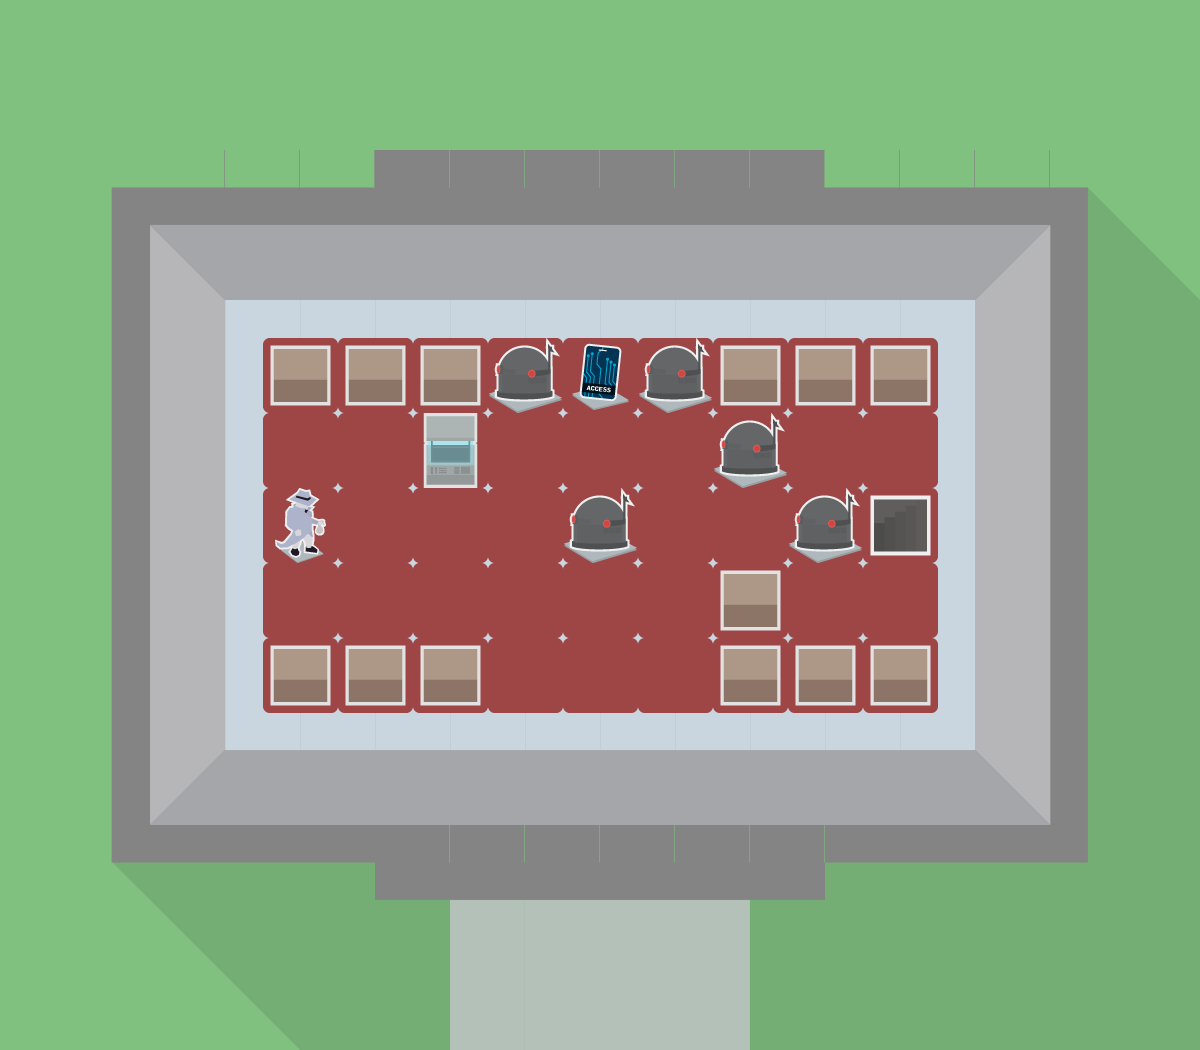

A 2D game scene composited from a Tiled map and its tileset images. What follows is a short description and the map's XML, with every tile layer's data as written:
An orthogonal 16x14 tile map with 75x75 px tiles, 3 tile layers (Board, Tiles, Assets), 4 tilesets.

<map version="1.0" tiledversion="1.1.4" orientation="orthogonal" renderorder="right-down" width="16" height="14" tilewidth="75" tileheight="75" infinite="0" nextobjectid="1">
 <tileset firstgid="1" name="hq_v2" tilewidth="75" tileheight="75" tilecount="56" columns="8">
  <image source="tilesets/hq_v2.png" width="600" height="525" />
 </tileset>
 <tileset firstgid="57" name="hq" tilewidth="38" tileheight="38" tilecount="100" columns="10">
  <image source="tilesets/hq.png" width="380" height="380" />
 </tileset>
 <tileset firstgid="157" name="tiles" tilewidth="75" tileheight="75" tilecount="12" columns="4">
  <image source="tiles.png" width="300" height="225" />
 </tileset>
 <tileset firstgid="169" name="warehouse_v2" tilewidth="75" tileheight="75" tilecount="42" columns="6">
  <image source="tilesets/warehouse_v2.png" width="450" height="525" />
 </tileset>
 <layer name="Board" width="16" height="14">
  <data encoding="csv">
1,1,1,1,1,1,1,1,1,1,1,1,1,1,1,1,
1,1,1,1,1,1,1,1,1,1,1,1,1,1,1,1,
1,175,176,176,176,177,177,177,177,177,177,176,176,176,179,1,
1,181,182,183,183,183,183,183,183,183,183,183,183,184,185,186,
1,181,188,189,189,189,189,189,189,189,189,189,189,190,185,210,
1,181,188,189,189,189,189,189,189,189,189,189,189,190,185,210,
1,181,188,189,189,189,189,189,189,189,189,189,189,190,185,210,
1,181,188,189,189,189,189,189,189,189,189,189,189,190,185,210,
1,181,188,189,189,189,189,189,189,189,189,189,189,190,185,210,
1,181,188,189,189,189,189,189,189,189,189,189,189,190,185,210,
1,181,194,195,195,195,195,195,195,195,195,195,195,196,185,210,
1,199,200,200,200,177,177,177,177,177,177,200,200,200,203,210,
1,1,206,210,210,210,208,54,54,208,210,210,210,210,210,210,
1,1,1,206,210,210,208,54,54,208,210,210,210,210,210,210
</data>
 </layer>
 <layer name="Tiles" width="16" height="14" offsetx="38" offsety="38">
  <data encoding="csv">
0,0,0,0,0,0,0,0,0,0,0,0,0,0,0,0,
0,0,0,0,0,0,0,0,0,0,0,0,0,0,0,0,
0,0,0,0,0,0,0,0,0,0,0,0,0,0,0,0,
0,0,0,0,0,0,0,0,0,0,0,0,0,0,0,0,
0,0,0,162,162,162,162,162,162,162,162,162,0,0,0,0,
0,0,0,162,162,162,162,162,162,162,162,162,0,0,0,0,
0,0,0,162,162,162,162,162,162,162,162,162,0,0,0,0,
0,0,0,162,162,162,162,162,162,162,162,162,0,0,0,0,
0,0,0,162,162,162,162,162,162,162,162,162,0,0,0,0,
0,0,0,0,0,0,0,0,0,0,0,0,0,0,0,0,
0,0,0,0,0,0,0,0,0,0,0,0,0,0,0,0,
0,0,0,0,0,0,0,0,0,0,0,0,0,0,0,0,
0,0,0,0,0,0,0,0,0,0,0,0,0,0,0,0,
0,0,0,0,0,0,0,0,0,0,0,0,0,0,0,0
</data>
 </layer>
 <layer name="Assets" width="16" height="14" offsetx="38" offsety="38">
  <data encoding="csv">
0,0,0,0,0,0,0,0,0,0,0,0,0,0,0,0,
0,0,0,0,0,0,0,0,0,0,0,0,0,0,0,0,
0,0,0,0,0,0,0,0,0,0,0,0,0,0,0,0,
0,0,0,0,0,0,0,0,0,0,0,0,0,0,0,0,
0,0,0,157,157,157,163,166,163,157,157,157,0,0,0,0,
0,0,0,0,0,159,0,0,0,163,0,0,0,0,0,0,
0,0,0,164,0,0,0,163,0,0,163,158,0,0,0,0,
0,0,0,0,0,0,0,0,0,157,0,0,0,0,0,0,
0,0,0,157,157,157,0,0,0,157,157,157,0,0,0,0,
0,0,0,0,0,0,0,0,0,0,0,0,0,0,0,0,
0,0,0,0,0,0,0,0,0,0,0,0,0,0,0,0,
0,0,0,0,0,0,0,0,0,0,0,0,0,0,0,0,
0,0,0,0,0,0,0,0,0,0,0,0,0,0,0,0,
0,0,0,0,0,0,0,0,0,0,0,0,0,0,0,0
</data>
 </layer>
</map>
